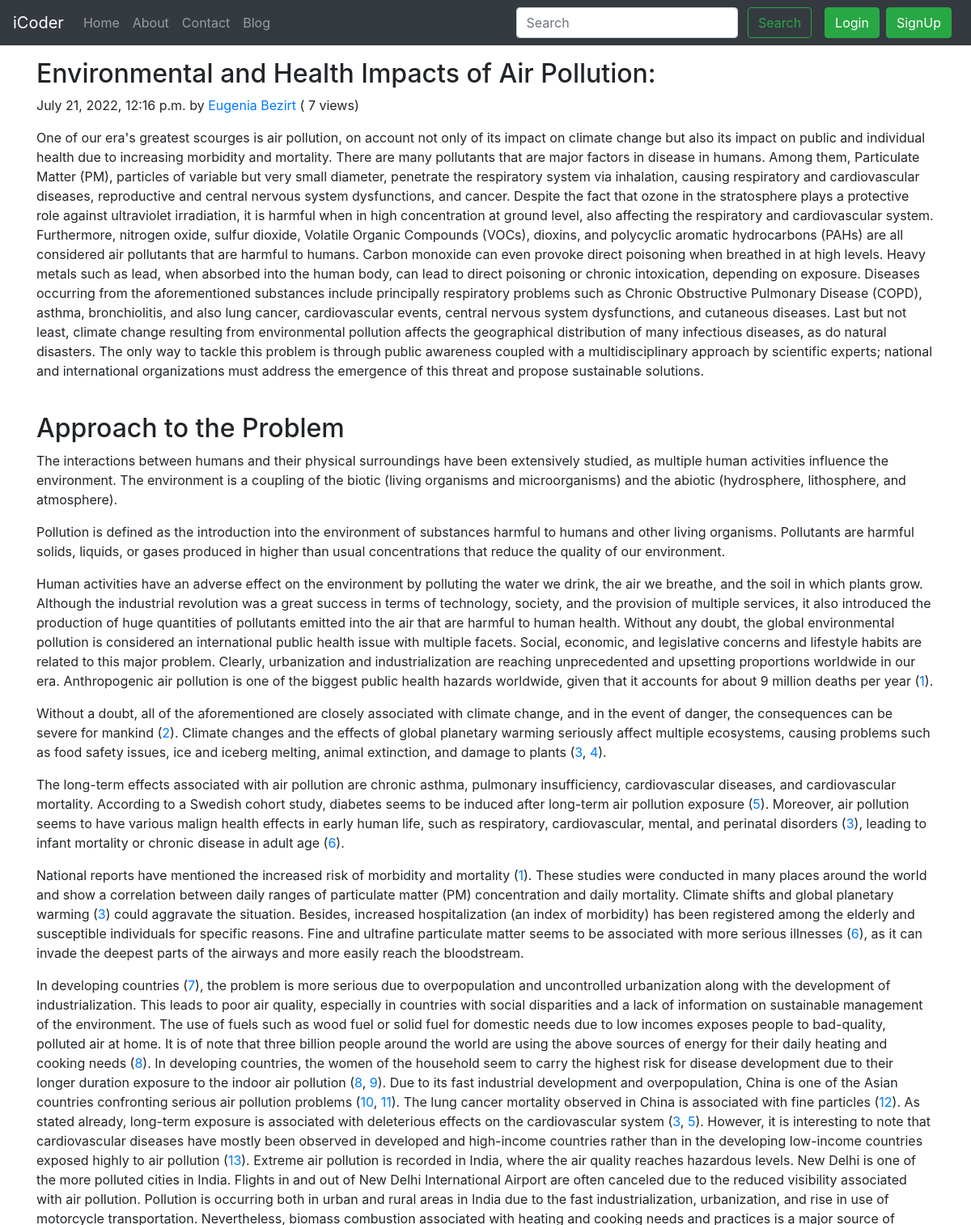
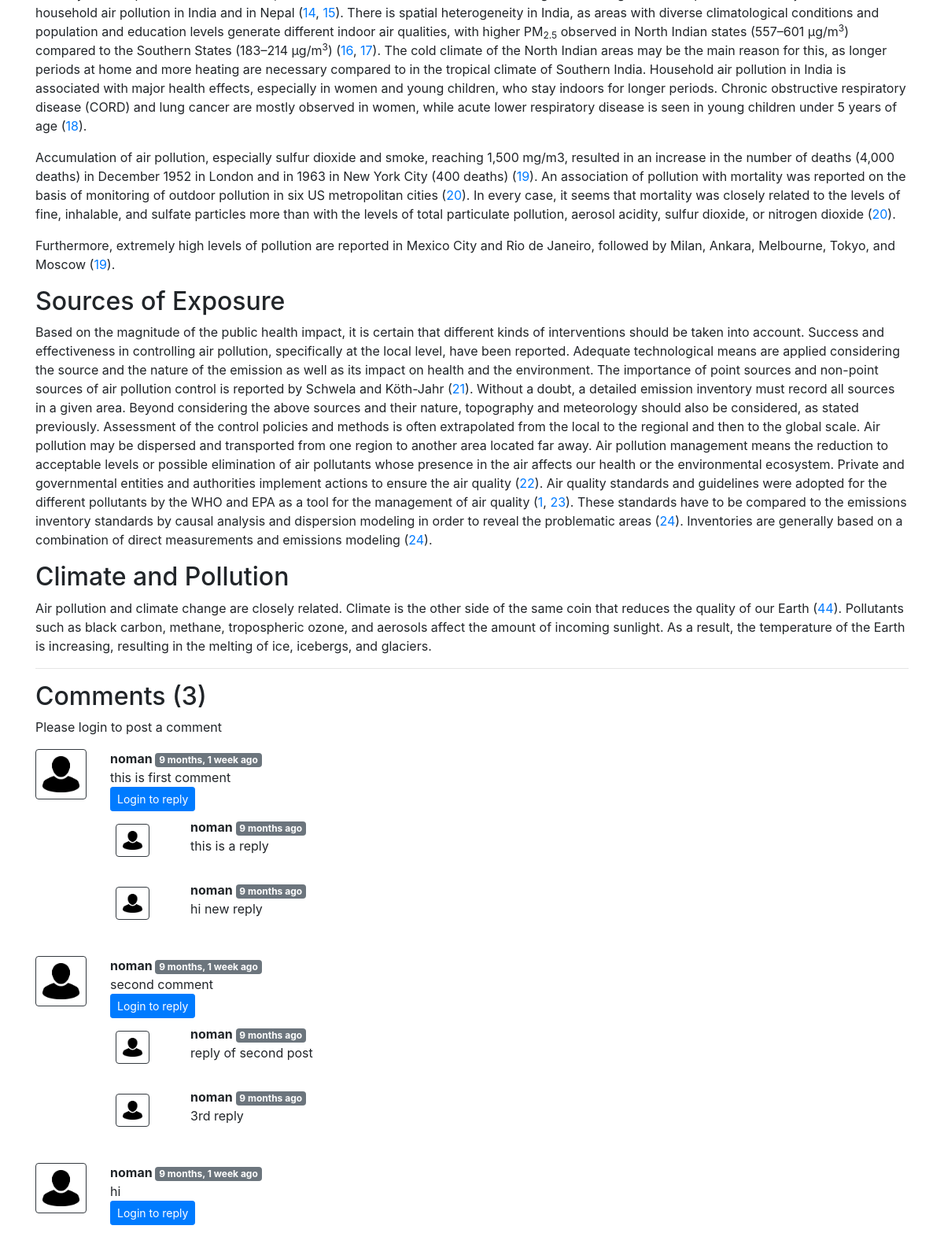
The page /blog/Second-Blog on the database its author committed (2 pictures, top to bottom).
### blog/models.py (models this page shows, shortened)
class Post(models.Model):
    sno=models.AutoField(primary_key=True)
    title=models.CharField(max_length=255)
    author=models.CharField(max_length=14)
    slug=models.CharField(max_length=130)
    views= models.IntegerField(default=0)
    timeStamp=models.DateTimeField(blank=True)
    image = models.ImageField(upload_to='blog/images', default="")
    content=models.TextField()

class BlogComment(models.Model):
    sno= models.AutoField(primary_key=True)
    comment=models.TextField()
    user=models.ForeignKey(User, on_delete=models.CASCADE)
    post=models.ForeignKey(Post, on_delete=models.CASCADE)
    parent=models.ForeignKey('self',on_delete=models.CASCADE, null=True )
    timestamp= models.DateTimeField(default=now)

### blog/views.py (the view)
# urls.py: path('<str:slug>', views.blogPost, name="blogPost"),
def blogPost(request, slug):
    post=Post.objects.filter(slug=slug).first()
    post.views = post.views + 1
    post.save()
    comments= BlogComment.objects.filter(post=post, parent=None)
    replies= BlogComment.objects.filter(post=post).exclude(parent=None)
    replyDict={}
    for reply in replies:
        if reply.parent.sno not in replyDict.keys():
            replyDict[reply.parent.sno]=[reply]
        else:
            replyDict[reply.parent.sno].append(reply)
    context={'post':post, 'comments': comments, 'user': request.user, 'replyDict': replyDict}
    return render(request, "blog/blogPost.html", context)

### blog/templatetags/extras.py (called while the page is built)
@register.filter(name='get_val')
def get_val(dict, key):
    return dict.get(key)

### templates/blog/blogpost.html (shortened to what this page needs)
{% extends 'base.html' %}
{% block body %}
{% load humanize %}
{% load extras %}
<div class="container my-3">
    <h2 class="blog-post-title">{{post.title}}</h2>
    <p class="blog-post-meta">{{post.timeStamp}} by <a href="/about">{{post.author}}</a> (<span > {{post.views}} views</span>)</p>
    <p>{{post.content|safe}}</p>
    <hr>
</div>
<div class="container">
    <h2> Comments ({{comments.count}}) </h2>
    <div class="my-2">
        {% if user.is_authenticated %}
        <form action="/blog/postComment" method="post">
            {% csrf_token %}
            <div class="form-group">
                <label for="exampleInputEmail1">Post Comment </label>
                <input type="text" class="form-control" name="comment" placeholder="Enter comment here">
            </div>
            <input type="hidden" name="postSno" value="{{post.sno}}">
            <input type="hidden" name="parentSno" value="">
            <button type="submit" class="btn btn-primary">Submit</button>
        </form>
        {% else %}
        Please login to post a comment
        {% endif %}
    </div>
    {% for comment in comments %}
    <div class="row my-3">
        <div class="col-md-1  ">
            <img class="rounded mx-auto d-block w-100 border border-dark p-2" src="/static/img/user.jpg" alt="user">
        </div>
        <div class="col-md-11 ">
            <b> {{comment.user.username}} </b> <span class="badge badge-secondary ">{{comment.timestamp| naturaltime}}</span>
            <div>{{comment.comment}}</div>
            <div class="reply mx-0">
                {% if user.is_authenticated %}
                <button class="btn btn-sm btn-primary" type="button" data-toggle="collapse" data-target="#replyBox{{comment.sno}}" aria-expanded="false" aria-controls="replyBox{{comment.sno}}">
                    Reply
                </button>
                <div class="collapse" id="replyBox{{comment.sno}}">
                    <div class="card card-body my-2">
                        <form action="/blog/postComment" method="post">
                            {% csrf_token %}
                            <div class="form-group">
                                <label for="comment">Post a reply </label>
                                <input type="text" class="form-control" name="comment" placeholder="Enter comment here">
                                <input type="hidden" name="parentSno" value="{{comment.sno}}">
                            </div>
                            <input type="hidden" name="postSno" value="{{post.sno}}">
                            <button type="submit" class="btn btn-primary">Submit</button>
                        </form>
                    </div>
                </div>
                {% else %}
                <button class="btn btn-sm btn-primary" type="button" data-toggle="collapse" data-target="#replyBox{{comment.sno}}" aria-expanded="false" aria-controls="replyBox{{comment.sno}}">
                    Login to reply
                </button>
                {% endif %}
                <div class="replies my-2 ">
                    {% for reply in replyDict|get_val:comment.sno %}
                    <div class="row my-2">
                        <div class="col-md-1 ">
                            <img class="rounded mx-auto d-block w-75 my-2 border border-dark p-2" src="/static/img/user.jpg" alt="user">
                        </div>
                        <div class="col-md-11">
                            <div class="col-md-11 ">
                                <b> {{reply.user.username}} </b> <span class="badge badge-secondary ">{{reply.timestamp| naturaltime}}</span>
                                <div>{{reply.comment}}</div>
                            </div>
                            <br>
                        </div>
                    </div>
                    {% endfor %}
                </div>
            </div>
        </div>
    </div>
    {% endfor %}
</div>
{% endblock %}

### templates/base.html (shortened to what this page needs)
<!doctype html>
<html lang="en">
  <head>
    <link rel="stylesheet" href="https://stackpath.bootstrapcdn.com/bootstrap/4.5.2/css/bootstrap.min.css">
  </head>
  <body>
    <nav class="navbar navbar-expand-lg navbar-dark bg-dark">
        <a class="navbar-brand" href="/">iCoder</a>
        <div class="collapse navbar-collapse" id="navbarSupportedContent">
          <ul class="navbar-nav mr-auto">
            <li class="nav-item {% block homeactive %}  {% endblock homeactive %}">
              <a class="nav-link" href="/">Home <span class="sr-only">(current)</span></a>
            </li>
            <li class="nav-item {% block aboutactive %}  {% endblock aboutactive %}" >
              <a class="nav-link" href="/about">About</a>
            </li>
            <li class="nav-item {% block contactactive %}  {% endblock contactactive %} ">
              <a class="nav-link" href="/contact">Contact</a>
            </li>
            <li class="nav-item {% block blogactive %}  {% endblock blogactive %} ">
              <a class="nav-link" href="/blog">Blog</a>
            </li>
          </ul>
          <div class="ml-auto form-inline ">
          <form method="get" action="/search"class="my-2 my-lg-0 mx-3">
            <input class="form-control mr-sm-2" type="search" placeholder="Search" aria-label="Search" name="query" id="query">
            <button class="btn btn-outline-success my-2 my-sm-0 " type="submit">Search</button>
          </form>
{% if user.is_authenticated %}
<ul class="navbar-nav mr-2">
<li class="nav-item dropdown">
<a class="nav-link dropdown-toggle" href='#' id="navbarDropdown" role="button" data-toggle="dropdown"> Welcome {{request.user}}</a>
<div class="dropdown-menu" aria-labelledby="navbarDropdown">
          <a class="dropdown-item" href="/logout">Logout</a>
        </div>
      </li>
      </ul>
      </div>
{% else %}
<button type="button" class="btn btn-success mr-2" data-toggle="modal" data-target="#loginModal">
Login
</button>
<button type="button" class="btn btn-success mr-2" data-toggle="modal" data-target="#signupModal">
SignUp
</button>
{% endif %}
        </div>
      </nav>
      {% block body %}  {% endblock body %}
  </body>
</html>

### rows shown on the page
Post: title "Environmental and Health Impacts of Air Pollution:", timeStamp "July 21, 2022, 12:16 p.m.", author "Eugenia Bezirt", views "7", content "One of our era's greatest scourges is air pollution, on account not only of its impact on climate change but also its impact on public and individual health due to increasing morbidity and mortality. There are many pollutants that are major factors in disease in humans. Among them, Particulate Matter (PM), particles of variable but very small diameter, penetrate the respiratory system via inhalation, causing respiratory and cardiovascular diseases, reproductive and central nervous system dysfunctions, and cancer. Despite the fact that ozone in the stratosphere plays a protective role against ultraviolet irradiation, it is harmful when in high concentration at ground level, also affecting…"
BlogComment: user.username "noman", timestamp "9 months, 1 week ago", comment "this is first comment"
BlogComment: user.username "noman", timestamp "9 months ago", comment "this is a reply"
BlogComment: user.username "noman", timestamp "9 months ago", comment "hi new reply"
BlogComment: user.username "noman", timestamp "9 months, 1 week ago", comment "second comment"
BlogComment: user.username "noman", timestamp "9 months ago", comment "reply of second post"
BlogComment: user.username "noman", timestamp "9 months ago", comment "3rd reply"
BlogComment: user.username "noman", timestamp "9 months, 1 week ago", comment "hi"

### other values the page prints
{{ comments.count }} "3"
